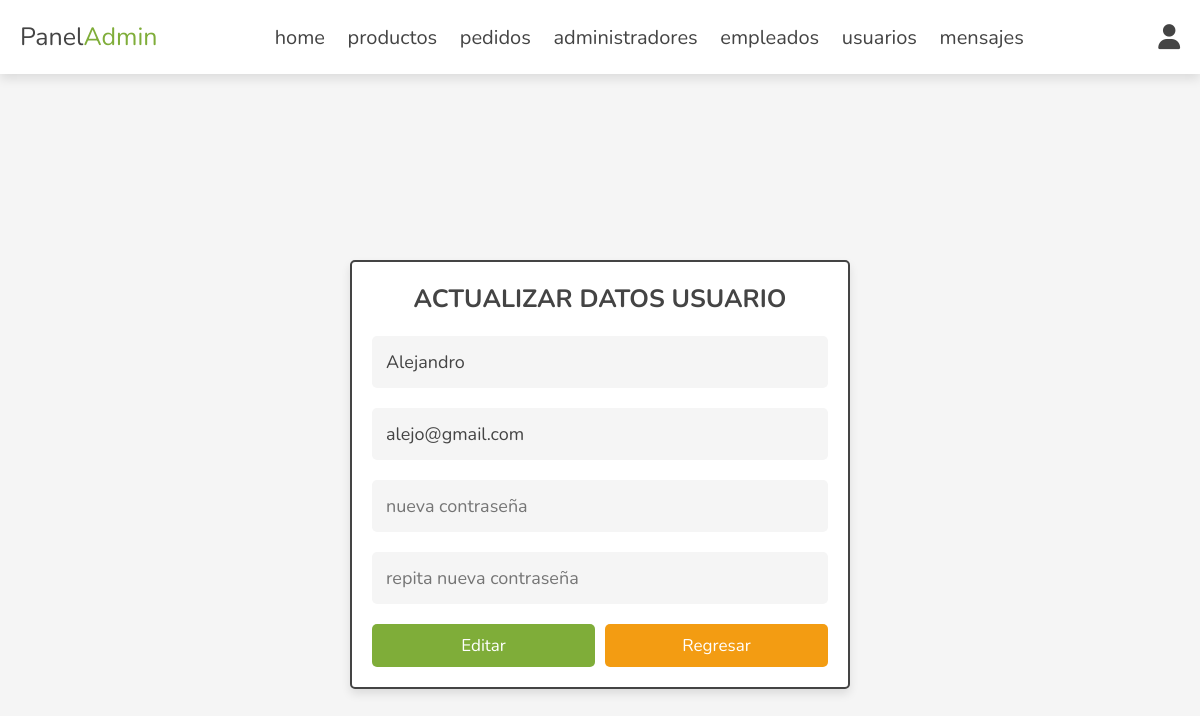
The page /admin/actualizar_usuario.php?actualizar=6 (signed in) on the database as committed earlier.
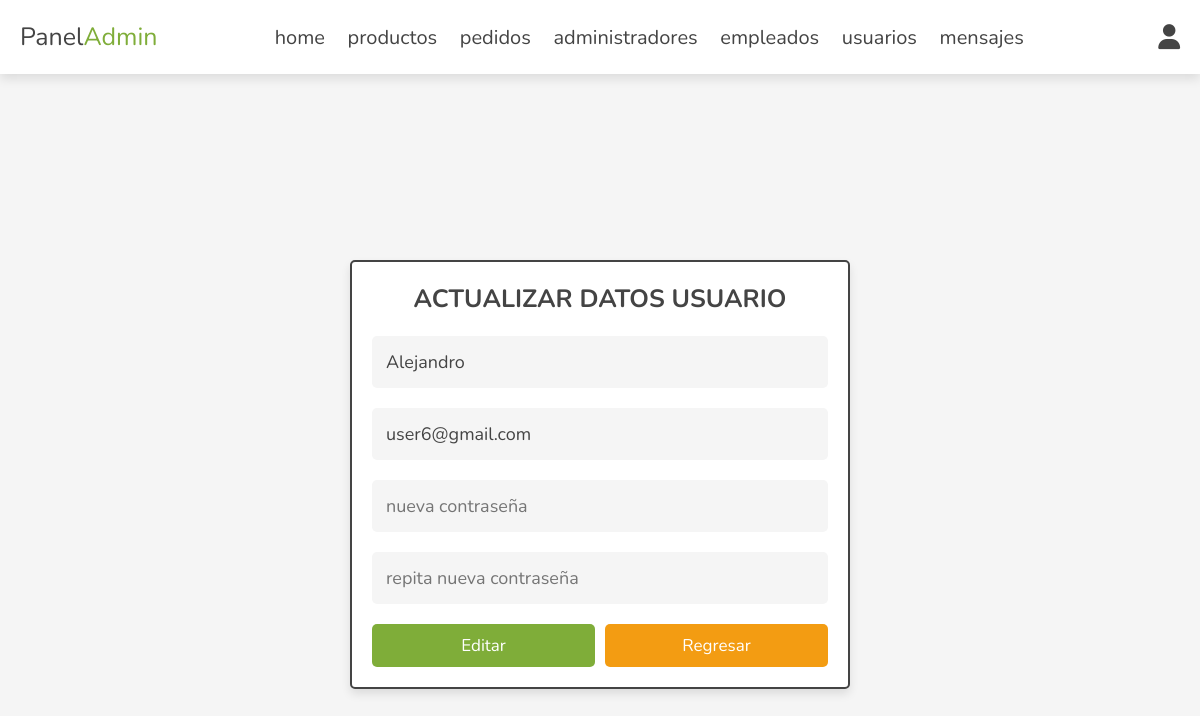
The same page on the database as committed later.
### tables this page shows
CREATE TABLE `usuarios` (
  `id` int(100) NOT NULL,
  `nombre` varchar(50) NOT NULL,
  `email` varchar(50) NOT NULL,
  `clave` varchar(50) NOT NULL,
  `estatus` tinyint(1) NOT NULL DEFAULT 1
);

### admin/actualizar_usuario.php (the view, shortened to what this page needs)
<?php
include '../config/conectar_bd.php';
?>
<!DOCTYPE html>
<html lang="es">
<head>
   <link rel="stylesheet" href="https://cdnjs.cloudflare.com/ajax/libs/font-awesome/6.1.1/css/all.min.css">
   <link rel="stylesheet" href="../css/admin_style.css">
</head>
<body>
<?php include '../views/admin/admin_header.php'; ?>
<section class="form-container">
    <?php
      $id = $_GET['actualizar'];
      $selecc_usuario = $conex->prepare("SELECT * FROM usuarios WHERE id = ?");
      $selecc_usuario->execute([$id]);
      if($selecc_usuario->rowCount() > 0){
         while($fetch_usuario = $selecc_usuario->fetch(PDO::FETCH_ASSOC)){
   ?>
   <form action="" method="post" >
   <h3>Actualizar datos usuario</h3>
      <input type="text" name="nombre" required placeholder="nombre usuario" maxlength="20"  class="box" value="<?= $fetch_usuario["nombre"]; ?>">
      <input type="email" name="email" required placeholder="email usuario" maxlength="50"  class="box" oninput="this.value = this.value.replace(/\s/g, '')" value="<?= $fetch_usuario["email"]; ?>">
      <input type="password" name="pass_nuevo" placeholder="nueva contraseña" maxlength="20"  class="box" oninput="this.value = this.value.replace(/\s/g, '')">
      <input type="password" name="cpass_nuevo" placeholder="repita nueva contraseña" maxlength="20"  class="box" oninput="this.value = this.value.replace(/\s/g, '')">
      <div class="flex-btn">
         <input type="submit" name="editar" class="btn" value="editar">
         <a href="cuentas_usuarios.php" class="option-btn">regresar</a>
      </div>
   </form>
   <?php
         }
      }else{
         echo '<p class="empty">No se ha encontrado ningún usuario</p>';
      }
   ?>
</section>
</body>
</html>

Rows that differ between the two databases and show on the page:
changed usuarios "Alejandro": email "alejo@gmail.com" → "user6@gmail.com"
